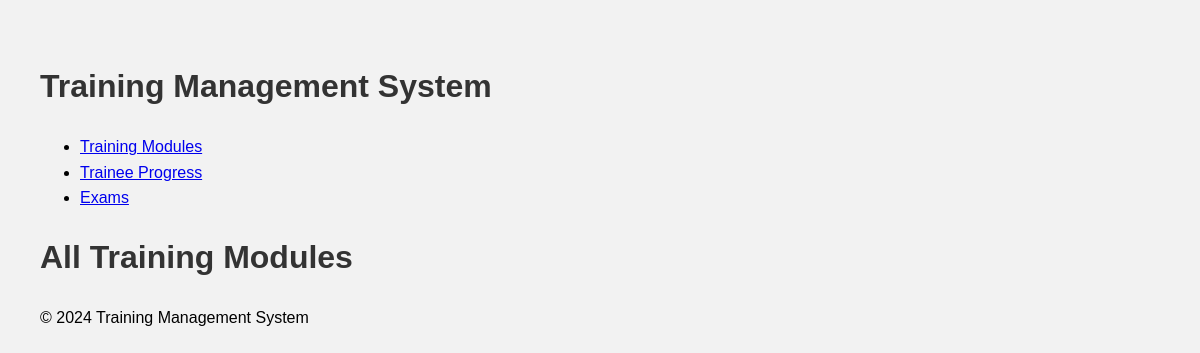
Before: /show_all/ with the older database file.
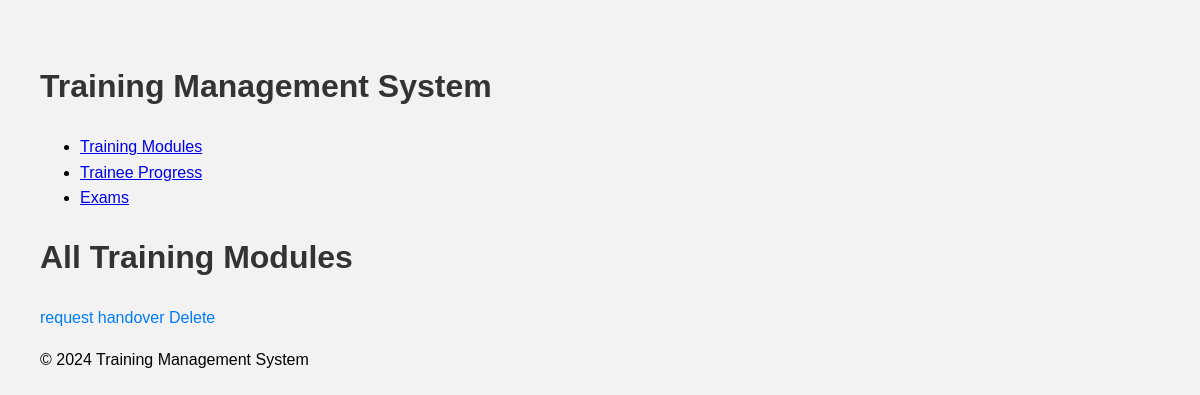
After: the same page with the newer database file.
### Training/models.py (models this page shows, shortened)
class TrainingModule(models.Model):
    title = models.CharField(max_length=200)
    description = models.TextField()
    created_at = models.DateTimeField(auto_now_add=True)
    updated_at = models.DateTimeField(auto_now=True)
    file = models.FileField(upload_to='uploads/', blank=True, null=True)
    total_pages = models.IntegerField(default=0)

### Training/views.py (the view)
# urls.py: path('show_all/', views.show_all, name='show_all'),
def show_all(request):
    training_modules = TrainingModule.objects.all()
    return render(request, 'Training/deletion_view.html', {'training_modules': training_modules})

### Training/templates/Training/deletion_view.html (shortened to what this page needs)
{% extends 'Training/layout.html' %}
{% load static %}
{% block body %}
<html lang="en">
<head>
</head>
<body>
    <h1>All Training Modules</h1>
    <ul class="module-list">
        {% for module in training_modules %}
            <li>
                <a href="{% url 'training_module_detail' module.pk %}">{{ module.title }}</a>
                <a href="{% url 'training_module_delete' module.pk %}">Delete</a>
            </li>
        {% endfor %}
    </ul>
</body>
</html>
{% endblock %}

Changed rows visible on the page:
added TrainingModule: title "request handover"
